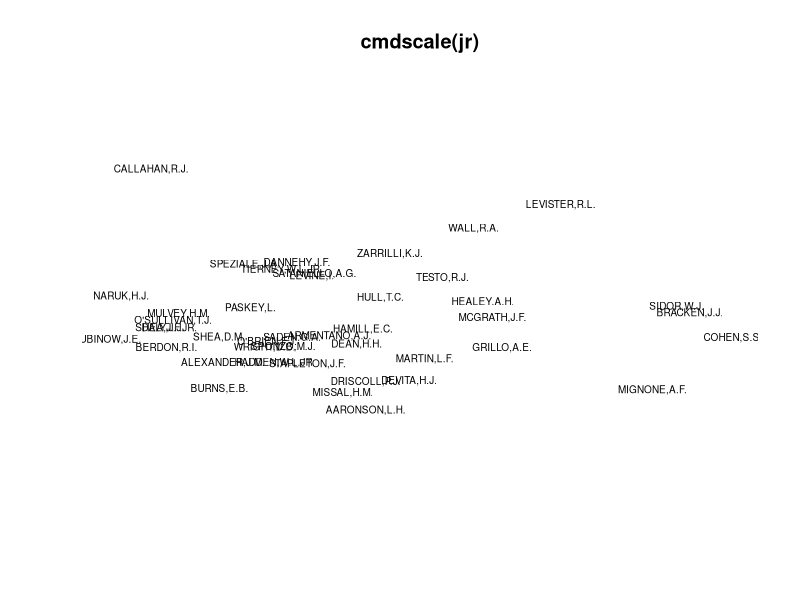
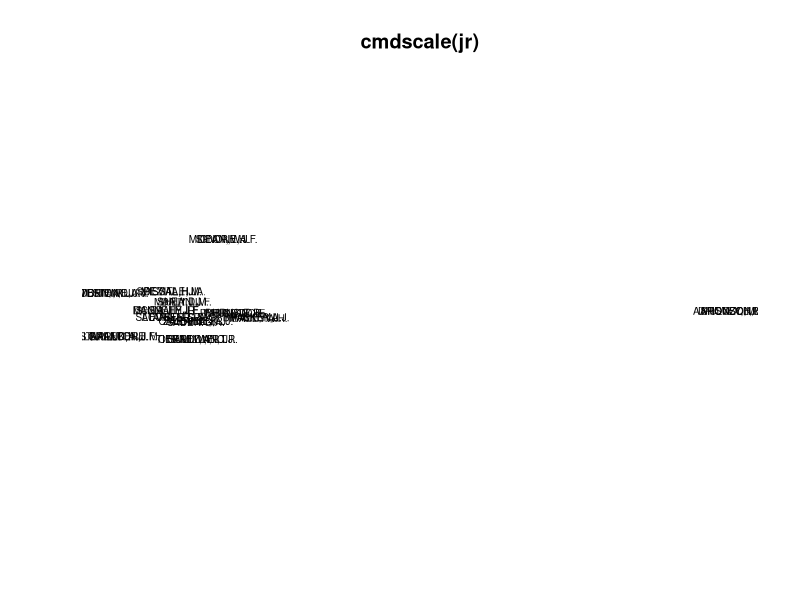
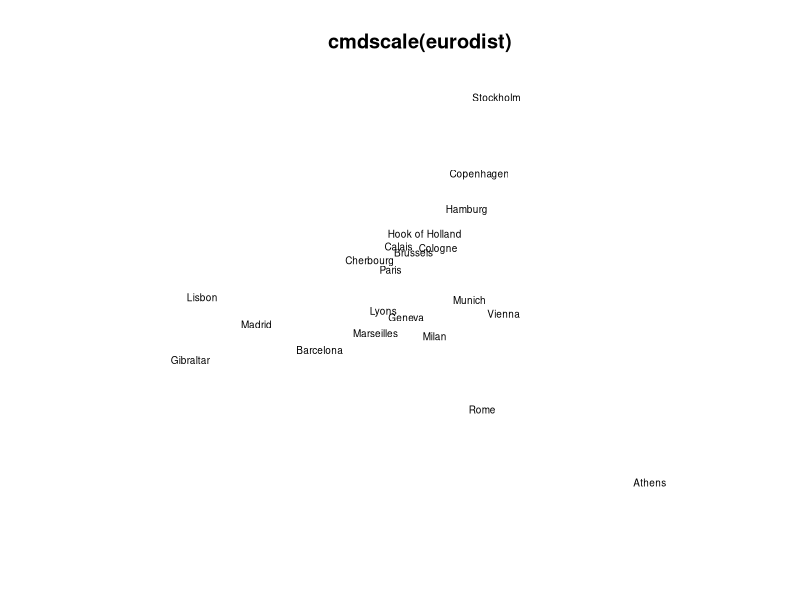

The R script that drew these images, in order:
## ---- chunk 1
knitr::opts_chunk$set(echo = TRUE)
knitr::opts_chunk$set(warning = FALSE)
knitr::opts_chunk$set(message = FALSE)
## ---- chunk 2
jr<-data.frame(USJudgeRatings)
dis.jr<-dist(jr)# distance matrix
loc <- cmdscale(dis.jr,k=2)
loc
px <- loc[, 1]
py <- loc[, 2]
plot(px, py,type = "n", xlab = "", ylab = "", asp = 1, axes = FALSE,
 main = "cmdscale(jr)")
text(px, py, rownames(loc), cex = 0.6)
## ---- chunk 3
## correlations "as distance"
dd.jr <- as.dist((1 - cor(jr))/2)
round(1000 * dd.jr) # (prints more nicely)
loc1 <- cmdscale(dd.jr,k=2)
loc1
px1 <- loc1[, 1]
py1 <- loc1[, 2]
plot(px1, py1,type = "n", xlab = "", ylab = "", asp = 1, axes = FALSE,
 main = "cmdscale(jr)")
text(px1, py1, rownames(loc), cex = 0.6)
## ---- chunk 4
loc <- cmdscale(eurodist)
x <- loc[, 1]
y <- -loc[, 2] # reflect so North is at the top
## note asp = 1, to ensure Euclidean distances are represented correctly
plot(x, y, type = "n", xlab = "", ylab = "", asp = 1, axes = FALSE,
 main = "cmdscale(eurodist)")
text(x, y, rownames(loc), cex = 0.6)
